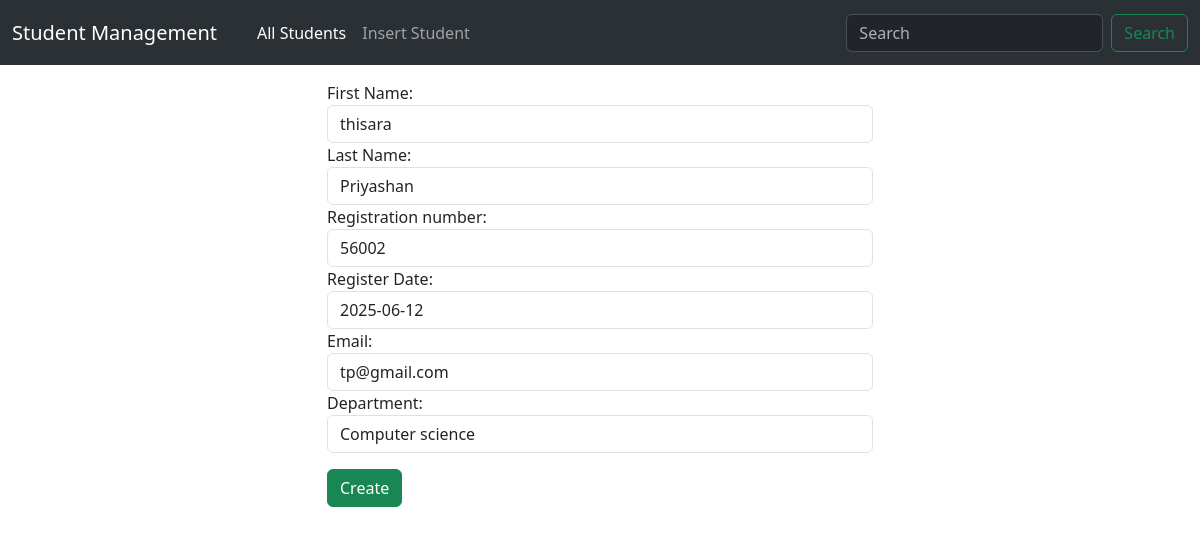
The app's page /update/6 with its own data.
### app1/models.py (models this page shows, shortened)
class student(models.Model):
    fname=models.CharField(max_length=50)
    lname=models.CharField(max_length=50)
    regno=models.IntegerField()
    register_date=models.DateField(auto_now=False, auto_now_add=False)
    email=models.EmailField( max_length=254)
    branch=models.CharField(max_length=50,choices=CHOICES,default="Unknown")

### app1/views.py (the view)
# urls.py: path('update/<int:id>',views.update,name="update"),
def update(request,id):
    if request.method=="POST":
        data=student.objects.get(pk=id)
        form=studentform(request.POST,instance=data)
        if form.is_valid():
            form.save()
            return HttpResponseRedirect("/")
    else:
        data=student.objects.get(pk=id)
        form=studentform(instance=data)
        return render(request,"form.html",{"data":form})

### app1/forms.py
class studentform(forms.ModelForm):
    class Meta:
        model=student
        fields="__all__"
        labels={"fname":"First Name",
                "lname":"Last Name",
                "regno":"Registration number",
                "register_date":"Register Date",
                "email":"Email",
                "branch":"Department"}
        widgets={
            "fname":forms.TextInput(attrs={"class":"form-control"}),
            "lname":forms.TextInput(attrs={"class":"form-control"}),
            "regno":forms.NumberInput(attrs={"class":"form-control"}),
            "email":forms.EmailInput(attrs={"class":"form-control"}),
            "branch":forms.Select(attrs={"class":"form-control"}),
            "register_date":forms.DateInput(attrs={"class":"form-control"})}

### app1/templates/form.html (shortened to what this page needs)
{% extends "base.html" %}
{% block content1 %}
<div class="row">
    <div class="col-6 offset-3 mt-3">
<form action="" method="post" nonvalidate>
{% for field in data %}
{{field.label_tag}}
{{field}}
{% endfor %}
<input type="submit" class="btn btn-success mt-3 "value="Create">
</form>
</div>
</div>
{% endblock content1 %}

### records on screen
student: data "thisara" "Priyashan" "56002" "2025-06-12" "tp@gmail.com" "Computer science"

### other values on screen
{{ field.label_tag }} "First Name:" "Last Name:" "Registration number:" "Register Date:" "Email:" "Department:"
